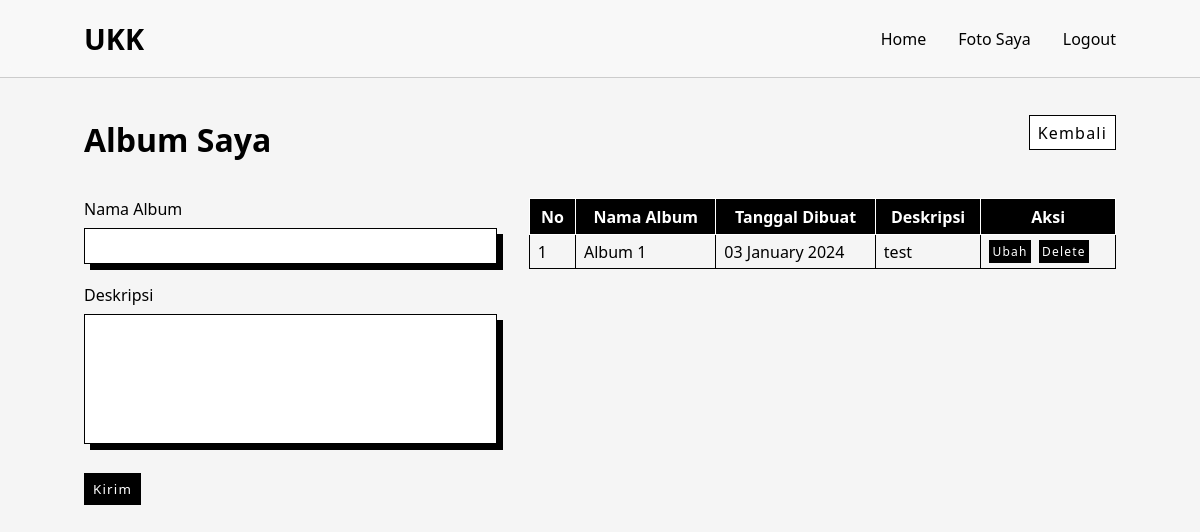
The page /app/album.php (signed in) on the database as committed earlier.
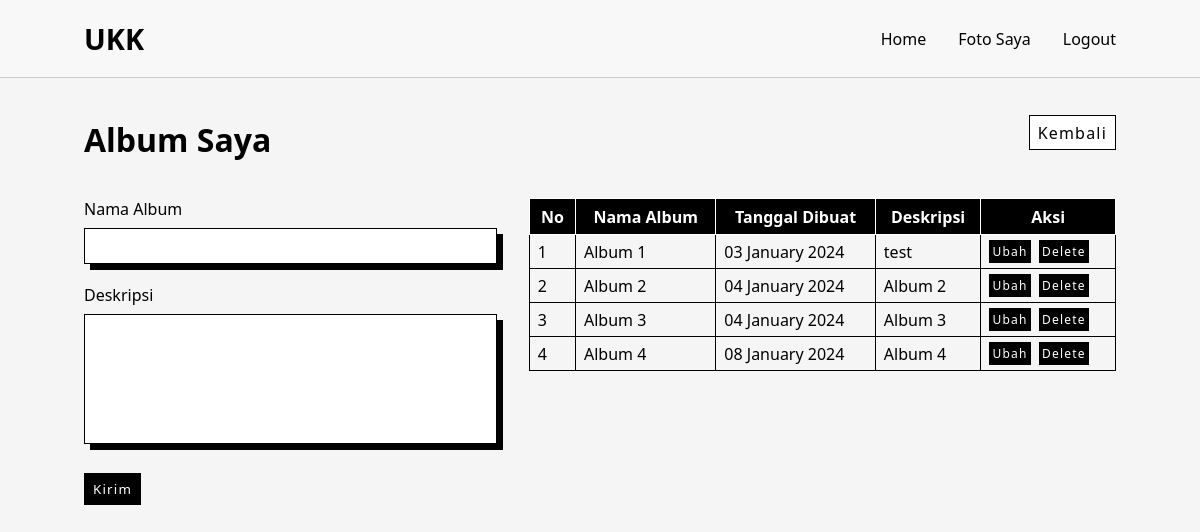
The same page on the database as committed later.
### tables this page shows
CREATE TABLE `tbl_album` (
  `id_album` int(11) NOT NULL,
  `nama_album` varchar(128) NOT NULL,
  `deskripsi` text NOT NULL,
  `tgl_dibuat` date NOT NULL,
  `id_users` int(32) NOT NULL
);

### app/album.php (the view, shortened to what this page needs)
<?php
require "../koneksi/config.php";
?>
<!DOCTYPE html>
<html lang="en">
<head>
    <link rel="stylesheet" href="../assets/css/album.css">
    <link rel="stylesheet" href="../assets/css/form.css">
    <link rel="stylesheet" href="../assets/css/navbar.css">
</head>
<body>
    <?php require "../template/navbar.php" ?>
    <div class="album-container">
        <div class="title">
            <h1>Album Saya</h1>
            <a class="btn-white" href="foto.php">Kembali</a>
        </div>
        <div class="row-album">
            <div class="left-album">
                <form action="" method="post">
                    <div class="form-group">
                        <label for="nama_album">Nama Album</label>
                        <input type="text" name="nama_album" id="nama_album" required autocomplete="off">
                    </div>
                    <div class="form-group">
                        <label for="deskripsi">Deskripsi</label>
                        <textarea required name="deskripsi" id="deskripsi" cols="30" rows="10"></textarea>
                    </div>
                    <button type="submit" name="tambahAlbum" class="btn-dark">Kirim</button>
                </form>
            </div>
            <div class="right-album">
                <table>
                    <tr>
                        <th>No</th>
                        <th>Nama Album</th>
                        <th>Tanggal Dibuat</th>
                        <th>Deskripsi</th>
                        <th>Aksi</th>
                    </tr>
                    <?php
                    $a = 1;
                    $id_users = $_SESSION['id_users'];
                    $sqlAlbum = mysqli_query($conn, "SELECT * FROM tbl_album WHERE id_users = '$id_users'");
                    while ($dataAlbum = mysqli_fetch_array($sqlAlbum)) {
                    ?>
                        <tr>
                            <td><?= $a++ ?></td>
                            <td><?= $dataAlbum['nama_album'] ?></td>
                            <td><?= date('d F Y', strtotime($dataAlbum['tgl_dibuat'])) ?></td>
                            <td><?= $dataAlbum['deskripsi'] ?></td>
                            <td>
                                <div class="badge">
                                    <a href="ubah_album.php?id_album=<?= $dataAlbum['id_album'] ?>">Ubah</a>
                                    <a href="hapus_album.php?id_album=<?= $dataAlbum['id_album'] ?>" onclick="return confirm('Data album ingin dihapus?');">Delete</a>
                                </div>
                            </td>
                        </tr>
                    <?php } ?>
                </table>
            </div>
        </div>
    </div>
</body>
</html>

### template/navbar.php
<nav class="navbar">
    <div class="logo">
        <a href="">UKK</a>
    </div>
    <div class="nav-list">
        <a href="../index.php">Home</a>
        <a href="foto.php">Foto Saya</a>
        <a href="../logout.php">Logout</a>
    </div>
</nav>

### assets/css/album.css (style rules this page uses)
body { background: #f5f5f5; }
.album-container { width: 100%; padding: 7rem 7%; }
.album-container .title { display: flex; justify-content: space-between; align-items: center; margin-bottom: 2rem; }
.album-container .row-album { display: flex; flex-wrap: wrap; gap: 2rem; }
.album-container .row-album .left-album { flex: 1 1 40%; }
.album-container .row-album .right-album { flex: 1 1 calc(60% - 2rem); }
.album-container .row-album .right-album table { width: 100%; border: 1px solid #000; border-collapse: collapse; }
.album-container .row-album .right-album table th { padding: 0.4rem 0.5rem; border: 1px solid #fff; background: #000; color: #fff; }
.album-container .row-album .right-album table td { padding: 0.3rem 0.5rem; border: 1px solid #000; }
.album-container .row-album .right-album table td .badge { display: flex; gap: 0.5rem; }
.album-container .row-album .right-album table td .badge a { padding: 0.2rem; color: #fff; background: #000; font-size: 0.75rem; font-weight: 500; letter-spacing: 1.2px; }

### assets/css/form.css (style rules this page uses)
.form-group { display: block; margin-bottom: 1.3rem; }
.form-group label { display: inline-block; width: 100%; margin-bottom: 0.5rem; }
.form-group input { display: inline-block; width: 100%; padding: 0.35rem 0.6rem; border: 1px solid #000; outline: none; box-shadow: 6px 6px #000; font-size: 1rem; }
.form-group textarea { display: inline-block; width: 100%; padding: 0.35rem 0.6rem; border: 1px solid #000; outline: none; box-shadow: 6px 6px #000; font-size: 1rem; height: 130px; resize: none; }
.btn-dark { display: inline-block; margin: 0.2rem 0 1rem; padding: 0.35rem 0.5rem; background: #000; color: #fff; border: 1.5px solid #000; letter-spacing: 1.2px; cursor: pointer; }
.btn-white { display: inline-block; margin: 0.2rem 0 1rem; padding: 0.35rem 0.5rem; background: #fff; color: #000; border: 1.5px solid #000; letter-spacing: 1.2px; cursor: pointer; }

### assets/css/navbar.css (style rules this page uses)
* { padding: 0; margin: 0; box-sizing: border-box; text-decoration: none; font-family: "Segoe UI", Tahoma, Geneva, Verdana, sans-serif; }
.navbar { display: flex; align-items: center; justify-content: space-between; width: 100%; padding: 1.2rem 7%; position: fixed; top: 0; left: 0; right: 0; z-index: 1000; background: rgba(250, 250, 250, 0.7); backdrop-filter: blur(6px); border-bottom: 1px solid #ccc; }
.navbar .logo a { font-size: 1.8rem; color: #000; font-weight: 600; }
.navbar .nav-list { display: flex; gap: 2rem; }
.navbar .nav-list a { color: #000; position: relative; }
.navbar .nav-list a::after { position: absolute; left: 0; bottom: -3px; content: ""; width: 0; height: 2px; background: #666; transition: 200ms ease-in-out; }
.navbar .nav-list a::before { position: absolute; right: 0; bottom: -3px; content: ""; width: 0; height: 2px; background: #666; transition: 200ms ease-in-out; }

Rows that differ between the two databases and show on the page:
added tbl_album: nama_album "Album 2", tgl_dibuat "04 January 2024", deskripsi "Album 2"
added tbl_album: nama_album "Album 3", tgl_dibuat "04 January 2024", deskripsi "Album 3"
added tbl_album: nama_album "Album 4", tgl_dibuat "08 January 2024", deskripsi "Album 4"
